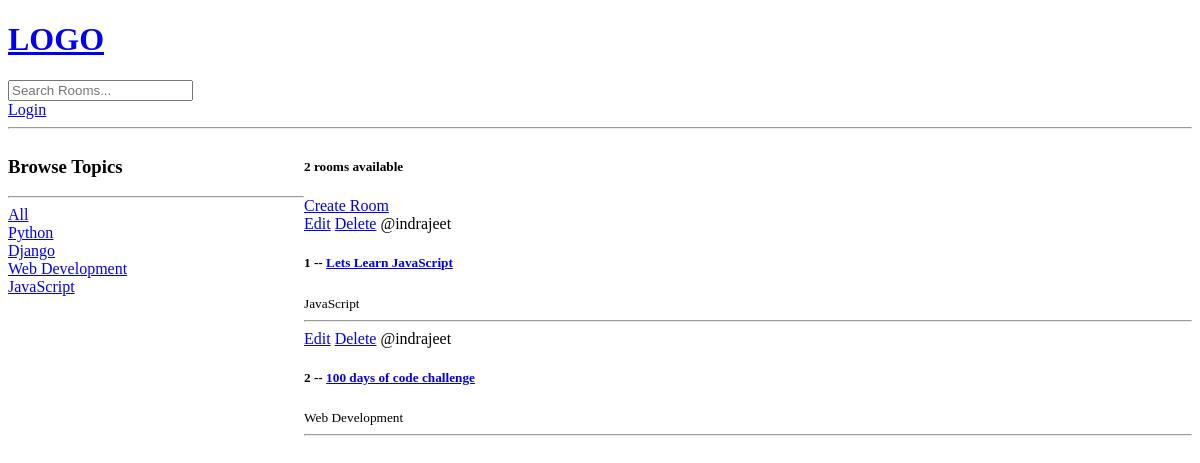
The app's page /, older data.
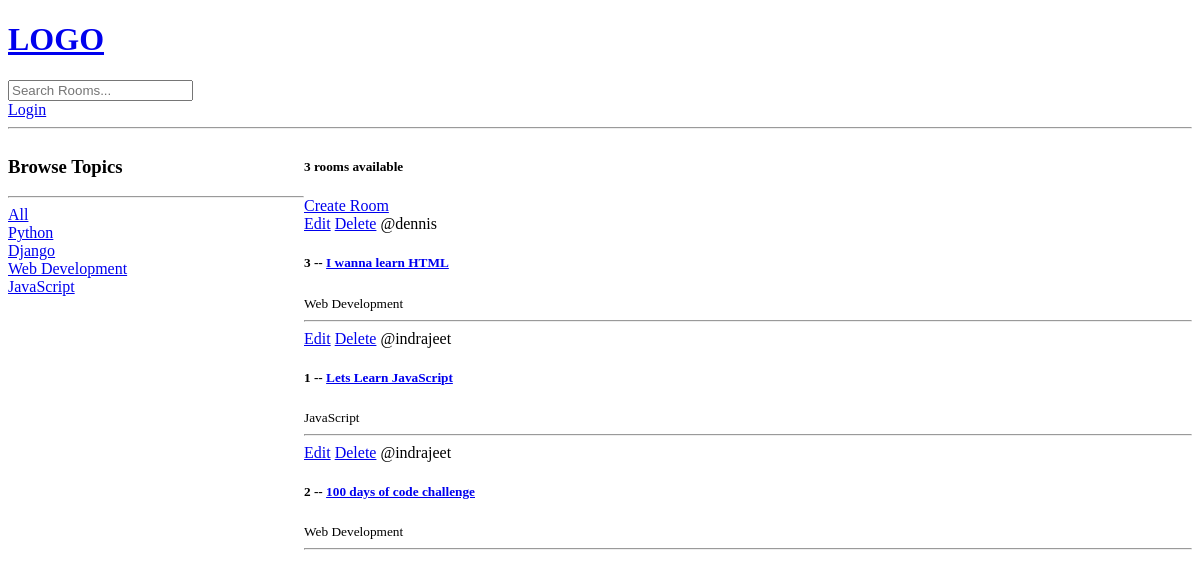
The same page, newer data.
### base/models.py (models this page shows, shortened)
class Topic(models.Model):
    name = models.CharField(max_length=200)

class Room(models.Model):
    host = models.ForeignKey(User, on_delete=models.SET_NULL, null=True)
    topic = models.ForeignKey(Topic, on_delete=models.SET_NULL, null=True)
    name = models.CharField(max_length=200)
    description = models.TextField(null=True, blank=True)
    updated = models.DateTimeField(auto_now=True)
    created = models.DateTimeField(auto_now_add=True)
    class Meta:
        ordering = ['-updated', '-created']

### base/views.py (the view)
# urls.py: path('', views.home, name="home"),
def home(request):
    q = request.GET.get('q') if request.GET.get('q') != None else ''
    rooms = Room.objects.filter(
        Q(topic__name__icontains=q) |
        Q(name__icontains=q) |
        Q(description__icontains=q)
        )
    topics = Topic.objects.all()
    room_count = rooms.count()
    context = {'rooms': rooms, 'topics':topics, 'room_count':room_count}
    return render(request, 'base/home.html', context)

### base/templates/base/home.html (shortened to what this page needs)
{% extends 'main.html' %} {% block content %}
<div class="home-container">
  <div>
    <h3>Browse Topics</h3>
    <hr />
    <div>
      <a href="{% url 'home' %}">All</a>
    </div>
    {% for topic in topics %}
    <div>
      <a href="{% url 'home' %}?q={{topic.name}}">{{topic.name}}</a>
    </div>
    {% endfor %}
  </div>
  <div>
    <h5>{{room_count}} rooms available</h5>
    <a href="{% url 'create-room' %}">Create Room</a>
    <div>
      {% for room in rooms %}
      <div>
        <a href="{% url 'update-room' room.id %}">Edit</a>
        <a href="{% url 'delete-room' room.id %}">Delete</a>
        <span>@{{room.host.username}}</span>
        <h5>
          {{room.id}} -- <a href="{% url 'room' room.id %}">{{room.name}}</a>
        </h5>
        <small>{{room.topic.name}}</small>
        <hr />
      </div>
      {% endfor %}
    </div>
  </div>
</div>
{% endblock content %}

Row changes from the older to the newer data that the page shows:
added Room: host.username "dennis", id "3", name "I wanna learn HTML", topic.name "Web Development"
Text that changed along with them:
{{ room_count }}: "2" → "3"
